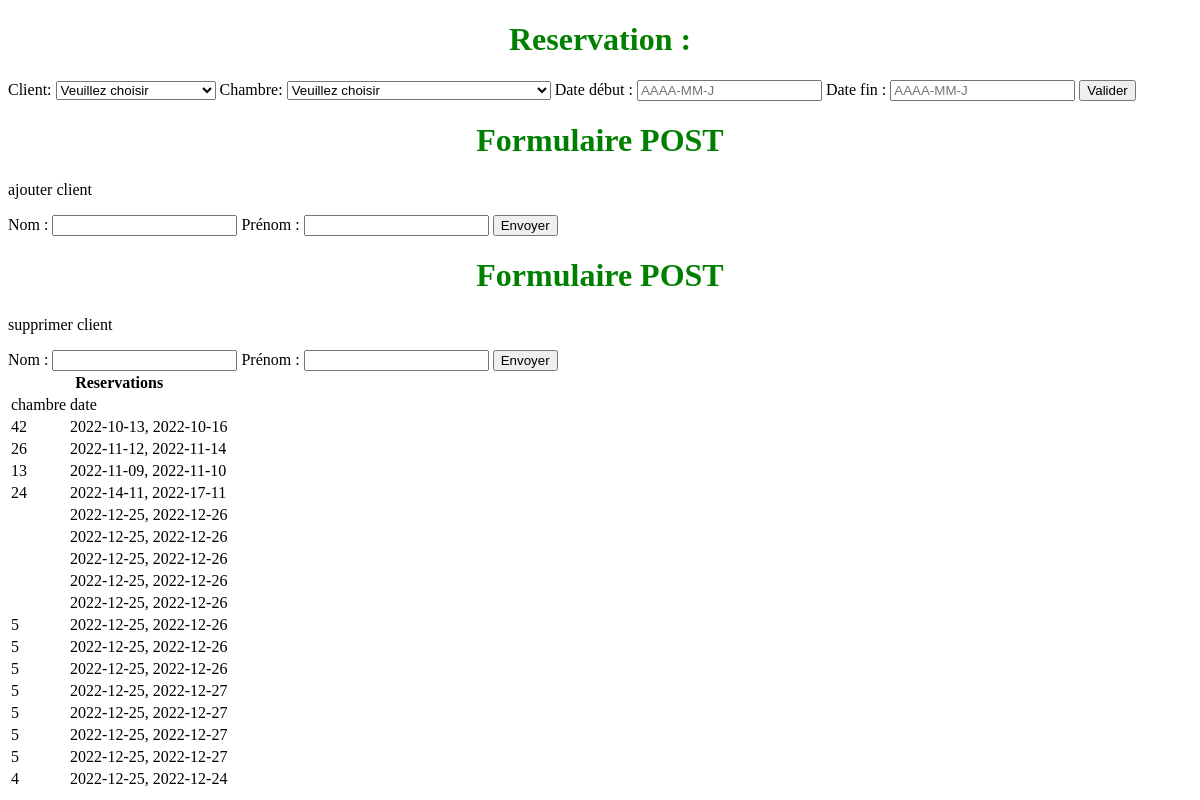
Before: / with the older database file.
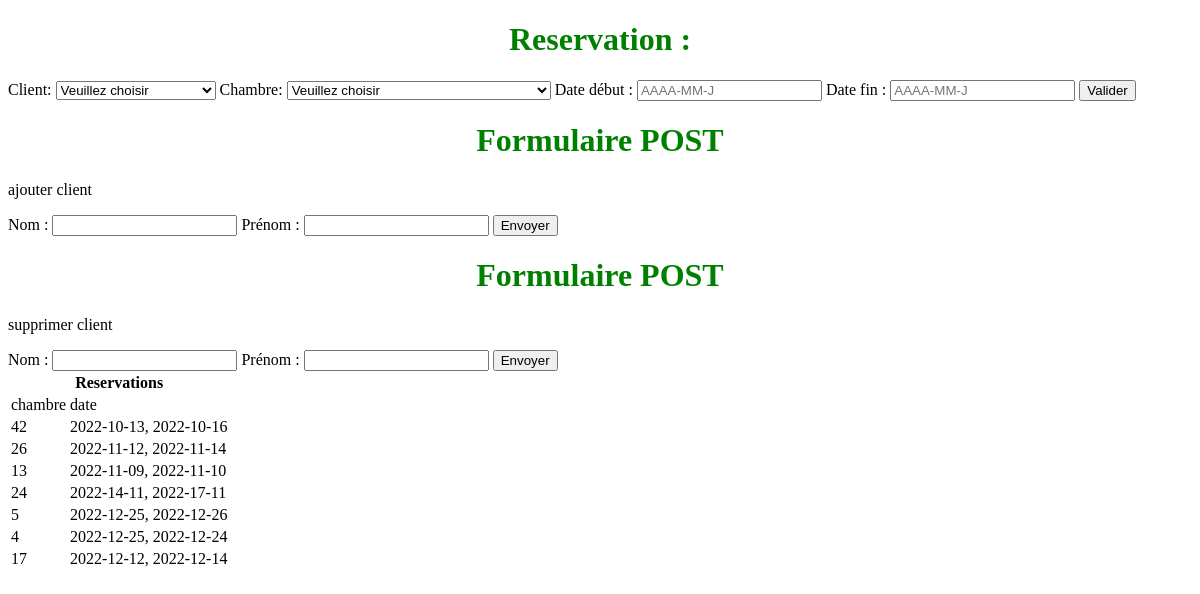
After: the same page with the newer database file.
### tables this page shows
CREATE TABLE "reservation" (
	"id_reservation"	INTEGER NOT NULL UNIQUE,
	"id_client"	INTEGER NOT NULL,
	"id_chambre"	INTEGER NOT NULL,
	"date_debut"	TEXT NOT NULL,
	"date_fin"	TEXT NOT NULL,
	FOREIGN KEY("id_client") REFERENCES "client"("id_client"),
	FOREIGN KEY("id_chambre") REFERENCES "chambres"("id_chambre"),
	PRIMARY KEY("id_reservation" AUTOINCREMENT)
);

### serveur.py (the view)
@app.route('/')
def index():
    clients = liste_client()
    chambres = liste_chambres()
    reservations = liste_reservations()
    return render_template("index.html", clients=clients, chambres=chambres, reservations=reservations)

### clients.py (called while the page is built)
def liste_client():
    req2 = "SELECT id_client, nom, prenom FROM client "
    conn = sqlite3.connect(fichier_BDD)
    cur = conn.cursor()
    cur.execute(req2)
    clients = cur.fetchall()
    cur.close()
    conn.close()
    return clients

def liste_chambres():
    req3 = "SELECT id_chambre, capacité, tarif FROM chambres "
    conn = sqlite3.connect(fichier_BDD)
    cur = conn.cursor()
    cur.execute(req3)
    chambres = cur.fetchall()
    cur.close()
    conn.close()
    return chambres

def liste_reservations():
    req5 = "SELECT id_chambre, date_debut, date_fin FROM reservation "
    conn = sqlite3.connect(fichier_BDD)
    cur = conn.cursor()
    cur.execute(req5)
    reservations = cur.fetchall()
    cur.close()
    conn.close()
    return reservations

### templates/index.html (shortened to what this page needs)
<!DOCTYPE html>
<html lang="fr" dir="ltr">
  <head>
    <link rel="stylesheet" href="/static/style.css">
  </head>
  <body>
    <h1>Reservation :</h1>
    <div>
      <form class="form" action="/reserver" method="post">
              <label for="client">Client</label>:
              <select name="id_client" id="client">
                  <option value="">Veuillez choisir</option>
              </select>
              <label for="chambre">Chambre</label>:
              <select name="id_chambre" id="chambre">
                  <option value="">Veuillez choisir</option>
              </select>
              <label for="nom">Date début</label> :
              <input type="text" name="date_debut" value="" placeholder="AAAA-MM-J">
              <label for="nom">Date fin</label> :
              <input type="text" name="date_fin" value="" placeholder="AAAA-MM-J">
              <input type="submit" value="Valider">
      </form>
    </div>
    <h1>Formulaire POST</h1>
    <p>ajouter client</p>
    <div class="formulaire">
      <form class="form" action="/ajouter_client" method="post">
        <label for="nom">Nom</label> :
        <input type="text" name="nom" value="">
        <label for="prenom">Prénom</label> :
        <input type="text" name="prenom" value="">
        <input type="submit" name="" value="Envoyer">
      </form>
    </div>
    <h1>Formulaire POST</h1>
    <p>supprimer client</p>
    <div class="formulaire">
      <form class="form" action="/supprimer_client" method="post">
        <label for="nom">Nom</label> :
        <input type="text" name="nom" value="">
        <label for="prenom">Prénom</label> :
        <input type="text" name="prenom" value="">
        <input type="submit" name="" value="Envoyer">
      </form>
    </div>
    <div>
          <table>
              <thead>
                  <tr>
                      <th colspan="2">Reservations</th>
                  </tr>
              </thead>
              <tbody>
                  <tr>
                      <td>chambre</td>
                      <td>date</td>
                  </tr>
                      {% for id_chambre, date_debut, date_fin in reservations %}
                  <tr>
                      <td>{{id_chambre}}</td>
                      <td>{{date_debut}}, {{date_fin}}</td>
                  </tr>
                      {% endfor %}
              </tbody>
          </table>
    </div>
  </body>
</html>

### static/style.css (style rules this page uses)
h1 { color: green; text-align: center; }

Changed rows visible on the page:
removed reservation: date_debut "2022-12-25", date_fin "2022-12-26"
removed reservation: date_debut "2022-12-25", date_fin "2022-12-26"
removed reservation: date_debut "2022-12-25", date_fin "2022-12-26"
removed reservation: date_debut "2022-12-25", date_fin "2022-12-26"
removed reservation: date_debut "2022-12-25", date_fin "2022-12-26"
removed reservation: id_chambre "5", date_debut "2022-12-25", date_fin "2022-12-26"
removed reservation: id_chambre "5", date_debut "2022-12-25", date_fin "2022-12-26"
removed reservation: id_chambre "5", date_debut "2022-12-25", date_fin "2022-12-27"
removed reservation: id_chambre "5", date_debut "2022-12-25", date_fin "2022-12-27"
removed reservation: id_chambre "5", date_debut "2022-12-25", date_fin "2022-12-27"
removed reservation: id_chambre "5", date_debut "2022-12-25", date_fin "2022-12-27"
added reservation: id_chambre "17", date_debut "2022-12-12", date_fin "2022-12-14"
